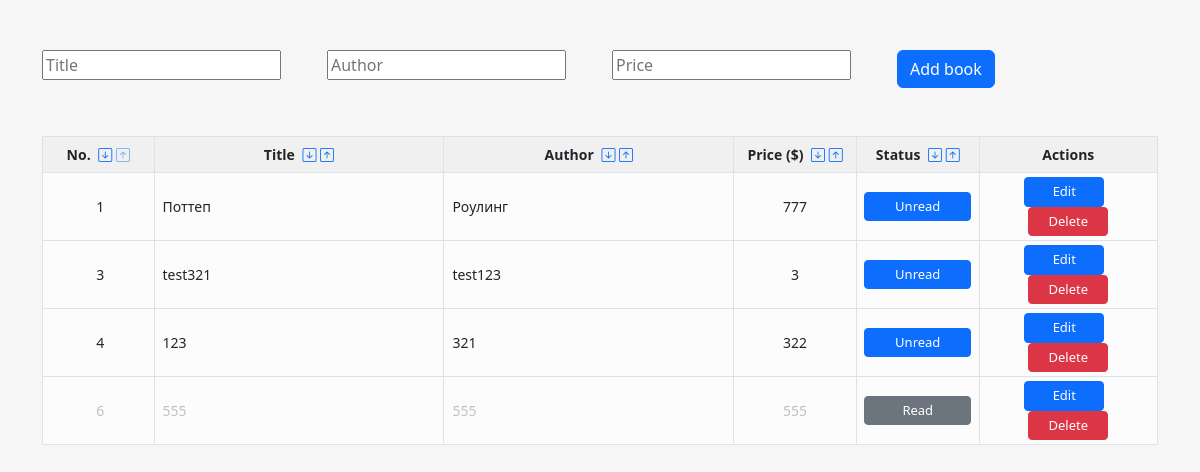
The app's page /, older data.
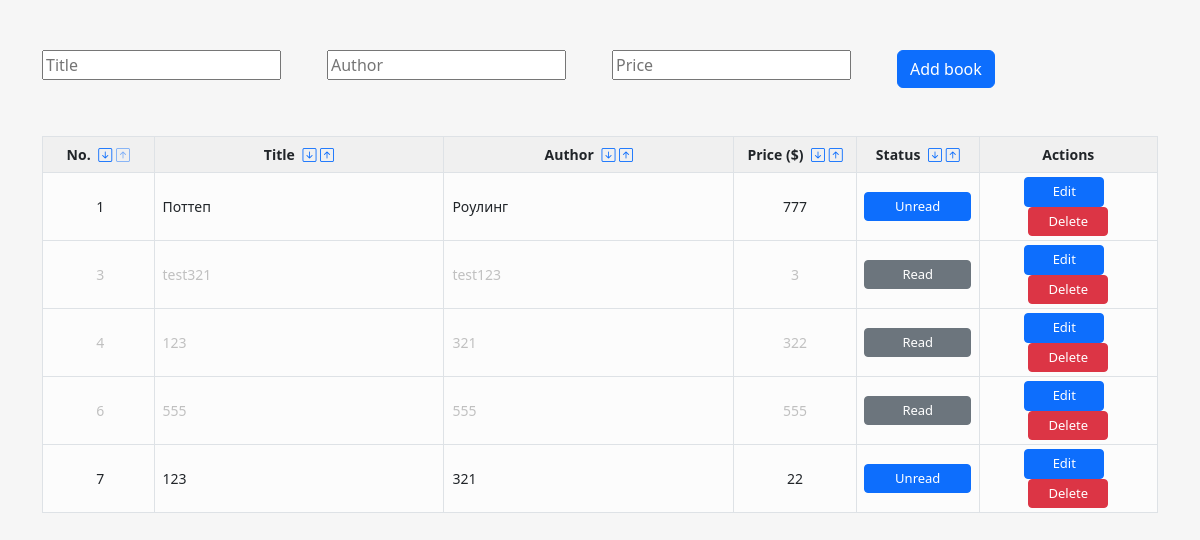
The same page, newer data.
### books/models.py (models this page shows, shortened)
class Book(models.Model):
    title = models.CharField(verbose_name=_('Title'), max_length=200)
    author = models.CharField(verbose_name=_('Author'), max_length=200)
    price = models.PositiveIntegerField(verbose_name=_('Price'), default=0)
    read = models.BooleanField(verbose_name=_('Read'), default=False)

### books/views.py (the view)
# urls.py: path("", book_list, name="book_list"),
@require_http_methods(['GET'])
def book_list(request):
    book_list = Book.objects.all()
    form = BookCreateForm(auto_id=False)
    return render(request, 'base.html', {'book_list': book_list, 'form': form})

### books/forms.py
class BookCreateForm(ModelForm):
    title = CharField(required=False, widget=TextInput(attrs={"class": "clrtxt", "placeholder": _("Title")}))
    author = CharField(required=False, widget=TextInput(attrs={"class": "clrtxt", "placeholder": _("Author")}))
    price = CharField(required=False, widget=TextInput(attrs={"class": "clrtxt", "placeholder": _("Price")}))
    class Meta:
        model = Book
        fields = ['title', 'author', 'price']

### templates/base.html (shortened to what this page needs)
{% load i18n %}
{% load static %}
<!DOCTYPE html>
<html>
<head>
    <link href="https://cdn.jsdelivr.net/npm/bootstrap@5.2.2/dist/css/bootstrap.min.css" rel="stylesheet">
    <link rel="stylesheet" href="https://cdn.jsdelivr.net/npm/bootstrap-icons@1.10.3/font/bootstrap-icons.css">
    <link rel="stylesheet" href="{% static 'base.css' %}">
</head>
<body hx-headers='{"X-CSRFToken": "{{ csrf_token }}"}'>
    <div class="container">
        <div class="row">
            <div class="col">
                {% include "partial_create_book_form.html" %}
                <form class="form-inline">
                <table class="table table-bordered table-sm mt-5">
                    <thead>
                        <tr>
                            <th scope="col" style="width: 10%" class="text-center">
                                <small>
                                    {% trans "No." %}
                                    <a href=""
                                       hx-get="{% url 'book_list_sort' filter='id' direction='descend' %}"
                                       hx-target="#book-list"
                                       hx-swap="innerHTML" >
                                        <i class="table-icon bi bi-arrow-down-square ms-1 id-descend"></i>
                                    </a>
                                    <a href=""
                                       hx-get="{% url 'book_list_sort' filter='id' direction='ascend' %}"
                                       hx-target="#book-list"
                                       hx-swap="innerHTML" >
                                        <i class="table-icon bi bi-arrow-up-square id-ascend disabled-button"></i>
                                    </a>
                                </small>
                            </th>
                            <th scope="col" style="width: 26%" class="text-center">
                                <small>
                                    {% trans "Title" %}
                                    <a href=""
                                       hx-get="{% url 'book_list_sort' filter='title' direction='descend' %}"
                                       hx-target="#book-list"
                                       hx-swap="innerHTML" >
                                        <i class="table-icon bi bi-arrow-down-square ms-1 title-descend"></i>
                                    </a>
                                    <a href=""
                                       hx-get="{% url 'book_list_sort' filter='title' direction='ascend' %}"
                                       hx-target="#book-list"
                                       hx-swap="innerHTML" >
                                        <i class="table-icon bi bi-arrow-up-square title-ascend"></i>
                                    </a>
                                </small>
                            </th>
                            <th scope="col" style="width: 26%" class="text-center">
                                <small>
                                    {% trans "Author" %}
                                    <a href=""
                                       hx-get="{% url 'book_list_sort' filter='author' direction='descend' %}"
                                       hx-target="#book-list"
                                       hx-swap="innerHTML" >
                                        <i class="table-icon bi bi-arrow-down-square ms-1 author-descend"></i>
                                    </a>
                                    <a href=""
                                       hx-get="{% url 'book_list_sort' filter='author' direction='ascend' %}"
                                       hx-target="#book-list"
                                       hx-swap="innerHTML" >
                                        <i class="table-icon bi bi-arrow-up-square author-ascend"></i>
                                    </a>
                                </small>
                            </th>
                            <th scope="col" style="width: 11%" class="text-center">
                                <small>
                                    {% trans "Price ($)" %}
                                    <a href=""
                                       hx-get="{% url 'book_list_sort' filter='price' direction='descend' %}"
                                       hx-target="#book-list"
                                       hx-swap="innerHTML" >
                                        <i class="table-icon bi bi-arrow-down-square ms-1 price-descend"></i>
                                    </a>
                                    <a href=""
                                       hx-get="{% url 'book_list_sort' filter='price' direction='ascend' %}"
                                       hx-target="#book-list"
                                       hx-swap="innerHTML" >
                                        <i class="table-icon bi bi-arrow-up-square price-ascend"></i>
                                    </a>
                                </small>
                            </th>
                            <th scope="col" style="width: 11%" class="text-center">
                                <small>
                                    {% trans "Status" %}
                                    <a href=""
                                       hx-get="{% url 'book_list_sort' filter='read' direction='descend' %}"
                                       hx-target="#book-list"
                                       hx-swap="innerHTML" >
                                        <i class="table-icon bi bi-arrow-down-square ms-1 read-descend"></i>
                                    </a>
                                    <a href=""
                                       hx-get="{% url 'book_list_sort' filter='read' direction='ascend' %}"
                                       hx-target="#book-list"
                                       hx-swap="innerHTML" >
                                        <i class="table-icon bi bi-arrow-up-square read-ascend"></i>
                                    </a>
                                </small>
                            </th>
                            <th scope="col" style="width: 16%" class="text-center">
                                <small>
                                    {% trans "Actions" %}
                                </small>
                            </th>
                        </tr>
                    </thead>
                    <tbody id="book-list">
                    {% include "partial_book_list.html" %}
                    </tbody>
                </table>
            </form>
        </div>
    </div>
</div>
</body>
</html>

### templates/partial_create_book_form.html
{% load i18n %}
<form class="form-inline">
    <div class="row">
        <div class="col">
            {{ form.title }}
        </div>
        <div class="col">
            {{ form.author }}
        </div>
        <div class="col">
            {{ form.price }}
        </div>
        <div class="col">
            <button type="submit"
                    class="disbtn btn btn-primary"
                    hx-post="{% url 'create_book' %}"
                    hx-target="#book-list"
                    hx-swap="beforeend">
                {% trans "Add book" %}
            </button>
        </div>
    </div>
</form>

### templates/partial_book_list.html
{% for book in book_list %}
    {% include "partial_book_detail.html" %}
{% endfor %}

### templates/partial_book_detail.html
{% load i18n %}
<tr class="{% if book.read %}grey-text{% endif %}">
    <td class="align-middle text-center ps-2">
        {{ book.id }}
    </td>
    <td class="align-middle ps-2">
        {{ book.title }}
    </td>
    <td class="align-middle ps-2">
        {{ book.author }}
    </td>
    <td class="align-middle text-center">
        {{ book.price }}
    </td>
    <td class="align-middle text-center">
        <button class="disbtn table-button status-button btn btn-sm {% if book.read %}btn-secondary{% else %}btn-primary{% endif %}"
                hx-patch="{% url 'update_book_status' book.id %}"
                hx-target="closest tr"
                hx-swap="outerHTML">
            {% if book.read %}{% trans "Read" %}{% else %}{% trans "Unread" %}{% endif %}
        </button>
    </td>
    <td class="align-middle text-center">
        <button class="disbtn table-button any-button btn btn-primary btn-sm me-2"
                hx-get="{% url 'update_book_details' book.id %}"
                hx-target="closest tr"
                hx-swap="outerHTML">
            {% trans "Edit" %}
        </button>
        <button class="disbtn table-button any-button btn btn-danger btn-sm"
                hx-delete="{% url 'delete_book' book.id %}"
                hx-target="closest tr"
                hx-swap="outerHTML"
                hx-confirm="{% trans 'Are you sure you wish to delete this book?' %}">
            {% trans "Delete" %}
        </button>
    </td>
</tr>

### static/base.css (style rules this page uses)
body { padding-top: 50px; background-color: rgb(246, 246, 246); }
.disabled-button { opacity: 0.5; pointer-events: none; }
thead { background-color: rgb(240, 240, 240); }
tbody { background-color: rgb(252, 252, 252); }
td { font-size: 14px; }
tr { line-height: 26px; min-height: 26px; height: 26px; }
a { text-decoration: none; }
.grey-text { color: rgb(192, 192, 192); }
.status-button { width: 107px; }
.any-button { width: 80px; }
.table-button { font-size: 13px; }

Row changes from the older to the newer data that the page shows:
changed Book "test321": read False → True (drawn); trans "Unread" → "Read"
changed Book id 4: read False → True (drawn); trans "Unread" → "Read"
added Book: id "7", title "123", author "321", price "22"
